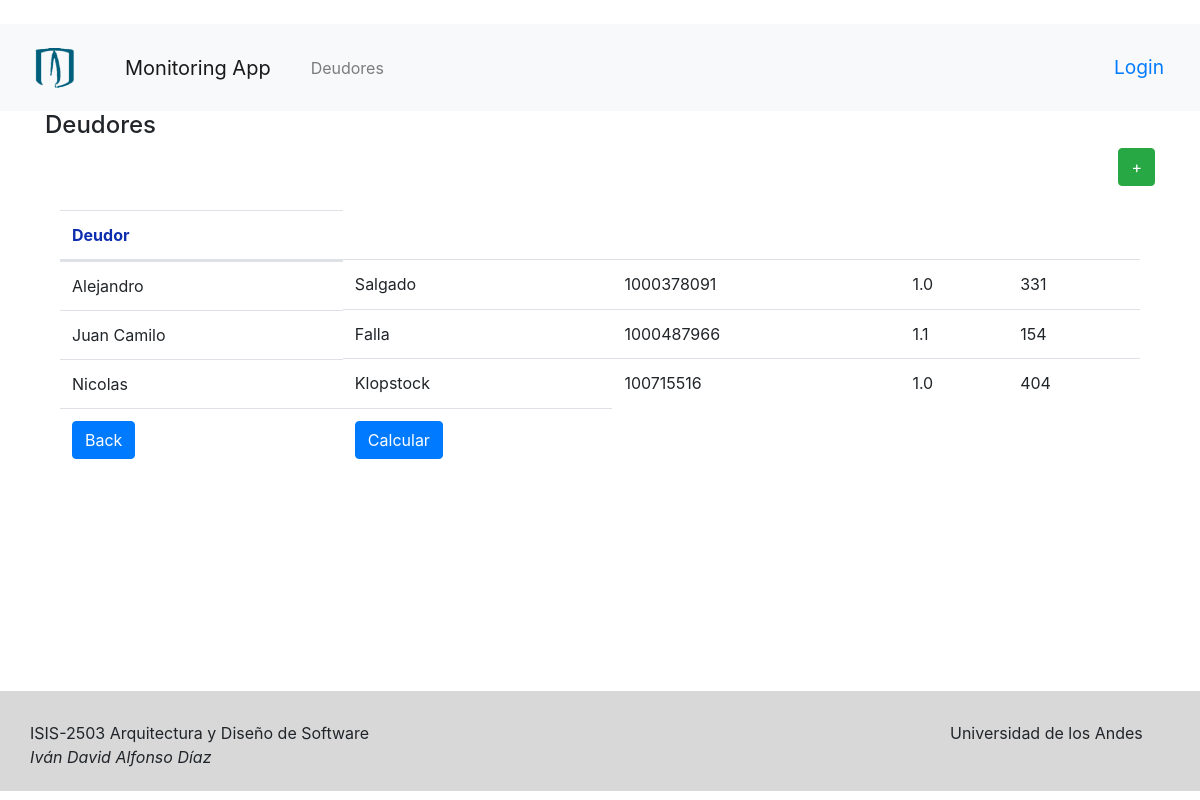
/creditscore/, run on the app's committed database.
### deudores/models.py (models this page shows, shortened)
class Deudor(models.Model):
    nombre = models.CharField(max_length=50)
    apellido = models.CharField(max_length=50)
    cedula = models.CharField(max_length=50)
    telefono = models.CharField(max_length=50)
    direccion = models.CharField(max_length=50)
    email = models.CharField(max_length=50)
    version = models.FloatField()
    creditscore = models.FloatField(default=None, null=True)

### deudores/views.py (the view)
# urls.py: path('creditscore/', views.calcularCreditScore, name='calcularCreditScore'),
@register.simple_tag
def calcularCreditScore(request):
    deudores = get_deudores()
    context = { 'deudores': deudores}
    for deudor in deudores:
        if deudor.version ==1.0:
            deudor.creditscore = calcular_credito10(id)
            deudor.save()
        elif deudor.version ==1.1:
            deudor.creditscore = calcular_credito11(id)
            deudor.save(using='default')
    return render(request, 'deudor/deudores.html', context)
    return

### deudores/logic/logic_deudores.py (called while the page is built)
def get_deudores ():
    queryset = Deudor.objects.all()
    return queryset

def calcular_credito10 (id):
    return random.randint(0, 700)

def calcular_credito11 (id):
    return random.randint(0, 700)

### deudores/templates/deudor/deudores.html (shortened to what this page needs)
{% extends 'bases/base.html' %}
{% block content %}
<div class="content">
    <div class="">
        <div class="page-header-title">
            <h4 class="page-title">Deudores</h4>
            <div style="text-align:right;">
                <button type="button" class="btn btn-success waves-effect waves-light"
                        onClick=" window.location.href='/variablecreate' " style="text-align:center;">+
                </button>
            </div>
        </div>
    </div>
    <br>
    <div class="page-content-wrapper">
        <div class="container">
            <div class="panel panel-default">
                <div class="panel-body">
                    <table class="table table-hover">
                        <thead>
                        <tr style="color:#0E2EB0">
                            <th>Deudor</th>
                        </tr>
                        </thead>
                        <tbody>
                        {% for var in deudores %}
                        <tr>
                            <td class="d-flex justify-content-between">
                                {{ var.nombre }}
                            </td>
                            <td>
                                {{ var.apellido }}
                            </td>
                            <td>
                                {{ var.cedula }}
                            </td>
                            <td>
                                {{ var.version }}
                            </td>
                            <td>
                                {{ var.creditscore }}
                            </td>
                        </tr>
                        {% endfor %}
                        <tr>
                            <td>
                                <button type="button" class="btn btn-primary waves-effect waves-light"
                                onClick=" window.location.href='/' ">
                                Back
                                </button>
                            </td>
                            <td>
                                <button type="button" class="btn btn-primary waves-effect waves-light"
                                        onClick=" window.location.href='/creditscore' ">
                                    Calcular
                                </button>
                            </td>
                        </tr>
                        </tbody>
                    </table>
                </div>
            </div>
        </div>
    </div>
</div>
{% endblock %}

### data on the page
Deudor: nombre "Alejandro", apellido "Salgado", cedula "1000378091", version "1.0", creditscore "331"
Deudor: nombre "Juan Camilo", apellido "Falla", cedula "1000487966", version "1.1", creditscore "154"
Deudor: nombre "Nicolas", apellido "Klopstock", cedula "100715516", version "1.0", creditscore "404"
